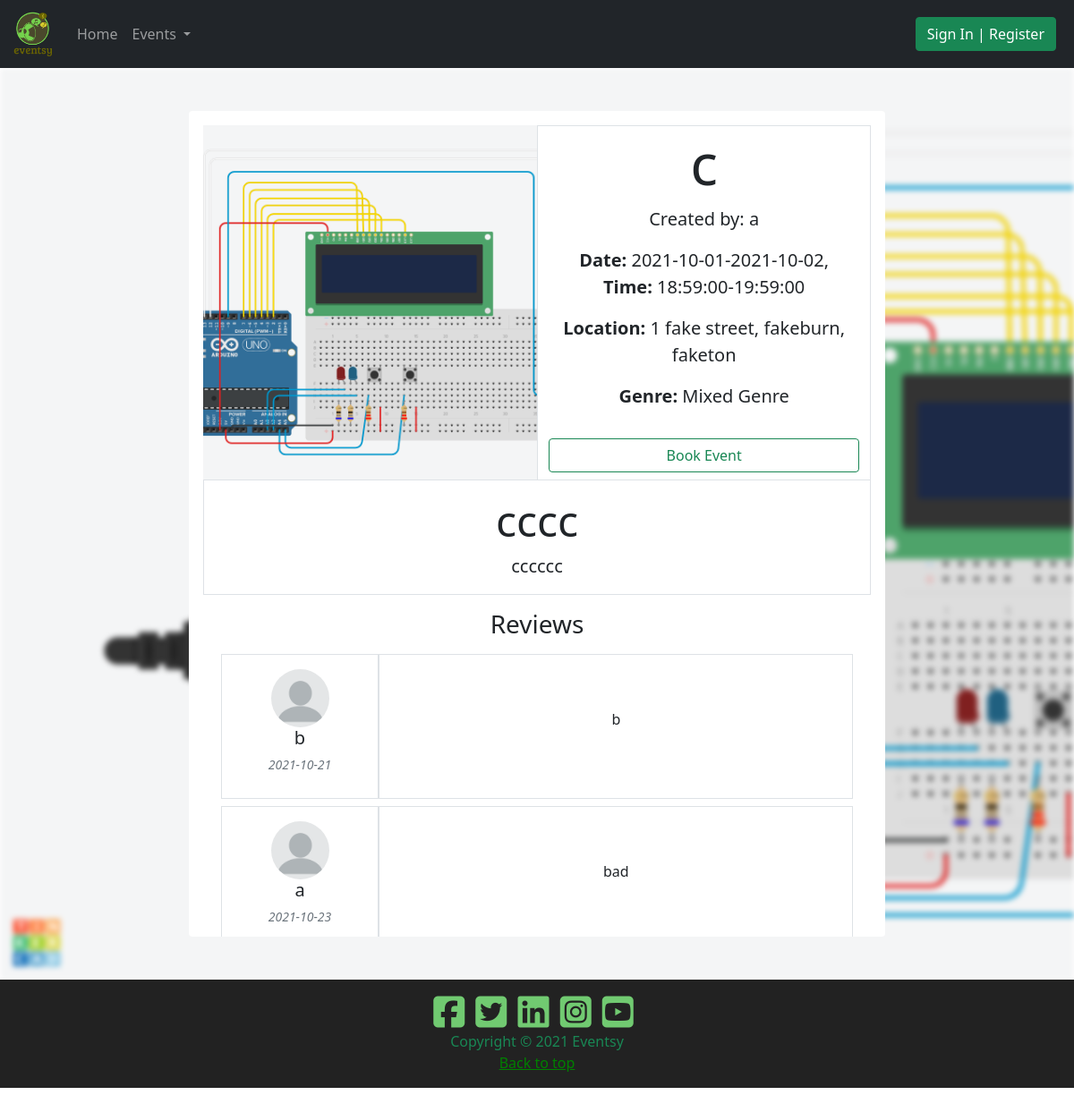
The page /events/3 on the database its author committed.
### Website/models.py (models this page shows, shortened)
class Event(db.Model):
    __tablename__ = 'events'
    id = db.Column(db.Integer, primary_key=True)
    title = db.Column(db.String(80), nullable=False)
    startdate = db.Column(db.Date, nullable=False)
    enddate = db.Column(db.Date, nullable=False)
    status = db.Column(db.String(30), nullable=False)
    starttime = db.Column(db.Time, nullable=False)
    endtime = db.Column(db.Time, nullable=False)
    address = db.Column(db.String, nullable=False)
    city = db.Column(db.String(80))
    suburb = db.Column(db.String(80))
    maxguests = db.Column(db.Integer, nullable=False)
    image = db.Column(db.String(400))
    type = db.Column(db.String(80))
    description = db.Column(db.String(200))
    description_header = db.Column(db.String(100))
    artist = db.Column(db.String(80), nullable=False)
    comments = db.relationship('Comment', backref='events')
    user = db.Column(db.Integer, db.ForeignKey('users.id'))
    name = db.relationship('User', backref='events')

class Comment(db.Model):
    __tablename__ = 'comments'
    id = db.Column(db.Integer, primary_key=True)
    text = db.Column(db.String(400))
    created_at = db.Column(db.Date, default=datetime.now())
    user = db.Column(db.Integer, db.ForeignKey('users.name'))
    event_id = db.Column(db.Integer, db.ForeignKey('events.id'))

### Website/event.py (the view)
@bp.route('/<id>', methods=["GET", "POST"])
def show(id):
    cform = CommentForm()
    event = Event.query.filter_by(id=id).first()
    event_user = User.query.filter_by(id=event.user).first()
    event_owner = event_user.name
    event_comments = event.comments
    return render_template('event/show.html', event=event, form=cform, event_owner=event_owner, comment_no=5)

### Website/templates/event/show.html (shortened to what this page needs)
{% extends "base.html" %}
{% import "bootstrap/wtf.html" as wtf %}
{% block content %}
<div id="parent_div">
    <div class="d-flex justify-content-center mx-3 noscroll">
        <div class="bg-white col-10 col-xl-8 rounded-2 p-3 my-5" style="overflow-y: scroll;">
            <div class="container mx-auto">
                <div class="events_row row d-flex justify-content-center border-bottom">
                    <div class="col-12 col-lg-6 mx-0 px-0">
                        <img class="event_img" src="../{{event.image}}">
                    </div>
                    <div
                        class="col-lg-6 d-flex flex-column justify-content-center text-center bg-white border-start border-end border-top">
                        <div class="row pt-1">
                            <div class="col-12">
                                <h3 class="display-3">{{event.title}}</h3>
                                <p class="lead"><b>Created by:</b> {{event_owner}}</p>
                            </div>
                        </div>
                        <blockquote class="blockquote">
                            <div class="col-12">
                                <p><b>Date: </b>{{event.startdate}}-{{event.enddate}},<br><b>Time:</b>
                                    {{event.starttime}}-{{event.endtime}}</p>
                            </div>
                            <div class="col-12">
                                <p><b>Location: </b>{{event.address}}, {{event.suburb}}, {{event.city}}</p>
                            </div>
                            <div class="col-12">
                                <p><b>Genre: </b>{{event.type}}</p>
                            </div>
                        </blockquote>
                        <div class="d-grid col-12">
                            <button class="btn btn-outline-success mb-2" type="button" data-bs-toggle="modal"
                                data-bs-target="#bookmodal">Book Event</button>
                        </div>
                    </div>
                </div>
                <div
                    class="row pt-3 d-flex justify-content-center text-center bg-white border-bottom border-end border-start">
                    <div class="col-lg-12 px-3">
                        <div class="row text-center">
                            <div class="col align-self-center">
                                <h6 class="display-5">{{event.description_header}}</h6>
                                <p class="lead">{{event.description}}</p>
                            </div>
                        </div>
                    </div>
                </div>
                    <div class="col text-center mb-3">
                        <h3>Reviews</h3>
                    </div>
                    {% for comment in event.comments %}
                    <div class="comment_loop">
                        <div class="row m-2">
                            <div class="col-xl-3 p-3 ml-2 border text-center">
                                <img src="../../static/images/profile.png" alt="Image not found"
                                    class="rounded-circle prof_pic" />
                                <div class="row mb-1">
                                    <div>
                                        <p class="h5">{{comment.user}}</p>
                                        <h6><small class="form-text text-muted"><i>{{comment.created_at}}
                                                </i></small></h6>
                                    </div>
                                </div>
                            </div>
                            <div class="col-xl-9 border p-1 d-flex flex-column justify-content-center">
                                <p class="text-center mx-2 word-break">{{comment.text}}</p>
                            </div>
                        </div>
                        {% endfor %}
                    </div>
                </div>
            </div>
        </div>
    </div>
</div>
</div>
</html>
{% endblock %}

### Website/static/custom.css (style rules this page uses)
.events_row { border-top-left-radius: 15px; }
.event_img { width: 100%; height: 100%; object-fit: cover; object-position: top; max-height: 500px; max-width: 500px; }
.prof_pic { width:65px; }
.comment_loop { max-height: 300px; }
.word-break { word-wrap: break-word; }
#parent_div { position: relative; }

### rows shown on the page
Event: image (picture), title "c", startdate "2021-10-01", enddate "2021-10-02", starttime "18:59:00", endtime "19:59:00", address "1 fake street", suburb "fakeburn", city "faketon", type "Mixed Genre", description_header "cccc", description "cccccc"
Comment: user "b", created_at "2021-10-21", text "b"
Comment: user "a", created_at "2021-10-23", text "bad"

### other values the page prints
{{ event_owner }} "a"
